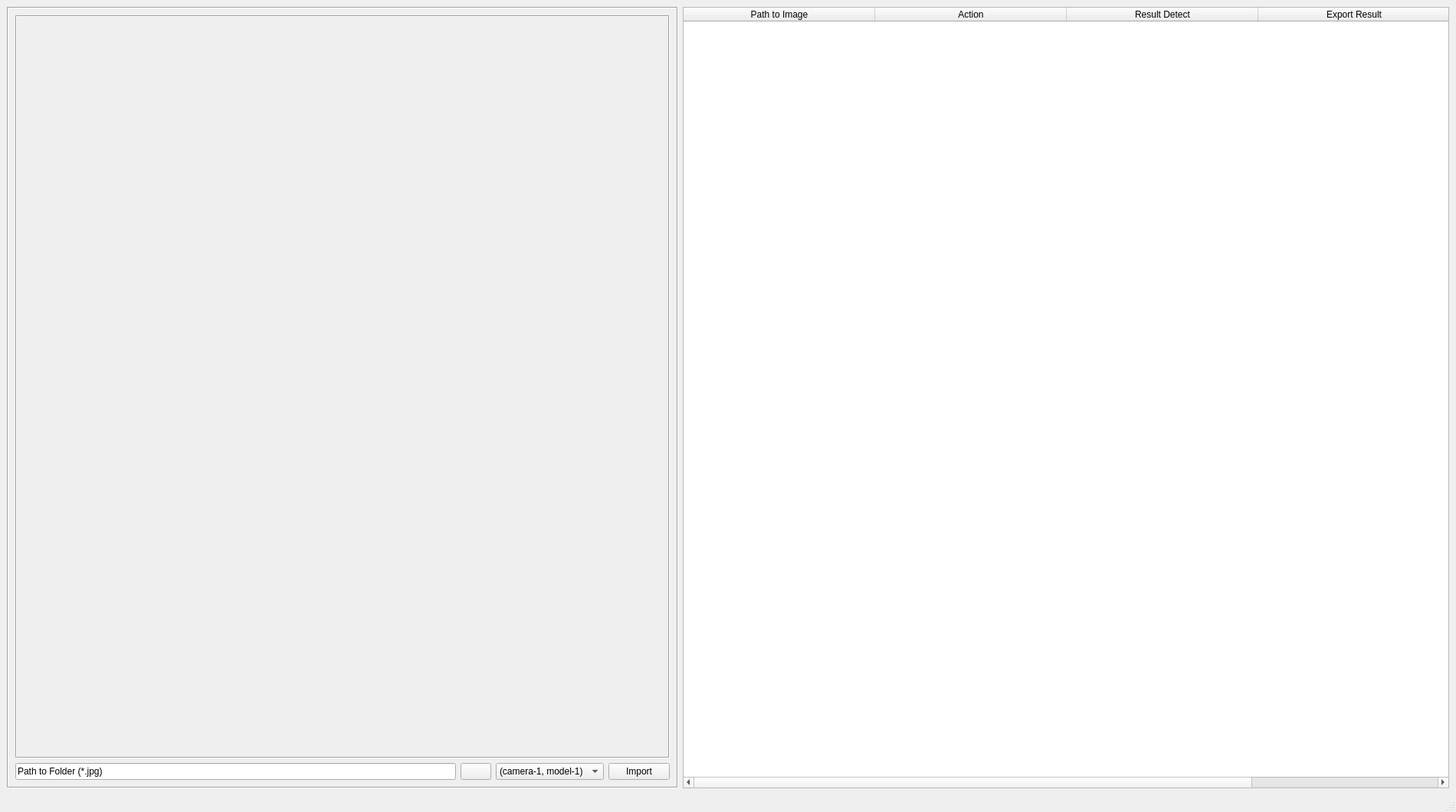
<?xml version="1.0" encoding="UTF-8"?>
<ui version="4.0">
 <class>MainWindow</class>
 <widget class="QMainWindow" name="MainWindow">
  <property name="geometry">
   <rect>
    <x>0</x>
    <y>0</y>
    <width>1900</width>
    <height>1060</height>
   </rect>
  </property>
  <property name="windowTitle">
   <string>MainWindow</string>
  </property>
  <widget class="QWidget" name="centralwidget">
   <layout class="QGridLayout" name="gridLayout">
    <item row="0" column="0">
     <widget class="QFrame" name="frame">
      <property name="frameShape">
       <enum>QFrame::Box</enum>
      </property>
      <property name="frameShadow">
       <enum>QFrame::Sunken</enum>
      </property>
      <layout class="QGridLayout" name="gridLayout_2">
       <item row="1" column="2">
        <widget class="QComboBox" name="comboBox">
         <property name="minimumSize">
          <size>
           <width>125</width>
           <height>0</height>
          </size>
         </property>
         <item>
          <property name="text">
           <string>(camera-1, model-1)</string>
          </property>
         </item>
        </widget>
       </item>
       <item row="1" column="1">
        <widget class="QPushButton" name="pushButton">
         <property name="text">
          <string/>
         </property>
         <property name="icon">
          <iconset>
           <normaloff>assert/icon/folder.png</normaloff>assert/icon/folder.png</iconset>
         </property>
        </widget>
       </item>
       <item row="1" column="3">
        <widget class="QPushButton" name="pushButton_2">
         <property name="text">
          <string>Import</string>
         </property>
         <property name="icon">
          <iconset>
           <normaloff>assert/icon/file-import.png</normaloff>assert/icon/file-import.png</iconset>
         </property>
        </widget>
       </item>
       <item row="1" column="0">
        <widget class="QLineEdit" name="lineEdit">
         <property name="text">
          <string>Path to Folder (*.jpg)</string>
         </property>
        </widget>
       </item>
       <item row="0" column="0" colspan="4">
        <widget class="QLabel" name="label_display_image">
         <property name="frameShape">
          <enum>QFrame::Box</enum>
         </property>
         <property name="frameShadow">
          <enum>QFrame::Sunken</enum>
         </property>
         <property name="text">
          <string/>
         </property>
        </widget>
       </item>
      </layout>
     </widget>
    </item>
    <item row="0" column="1">
     <widget class="QTableWidget" name="tableWidget">
      <property name="minimumSize">
       <size>
        <width>1000</width>
        <height>0</height>
       </size>
      </property>
      <property name="maximumSize">
       <size>
        <width>1000</width>
        <height>16777215</height>
       </size>
      </property>
      <attribute name="horizontalHeaderMinimumSectionSize">
       <number>50</number>
      </attribute>
      <attribute name="horizontalHeaderDefaultSectionSize">
       <number>250</number>
      </attribute>
      <attribute name="verticalHeaderMinimumSectionSize">
       <number>50</number>
      </attribute>
      <attribute name="verticalHeaderDefaultSectionSize">
       <number>50</number>
      </attribute>
      <column>
       <property name="text">
        <string>Path to Image</string>
       </property>
      </column>
      <column>
       <property name="text">
        <string>Action</string>
       </property>
      </column>
      <column>
       <property name="text">
        <string>Result Detect</string>
       </property>
      </column>
      <column>
       <property name="text">
        <string>Export Result</string>
       </property>
      </column>
     </widget>
    </item>
   </layout>
  </widget>
  <widget class="QMenuBar" name="menubar">
   <property name="geometry">
    <rect>
     <x>0</x>
     <y>0</y>
     <width>1900</width>
     <height>21</height>
    </rect>
   </property>
  </widget>
  <widget class="QStatusBar" name="statusbar"/>
 </widget>
 <resources/>
 <connections/>
</ui>
